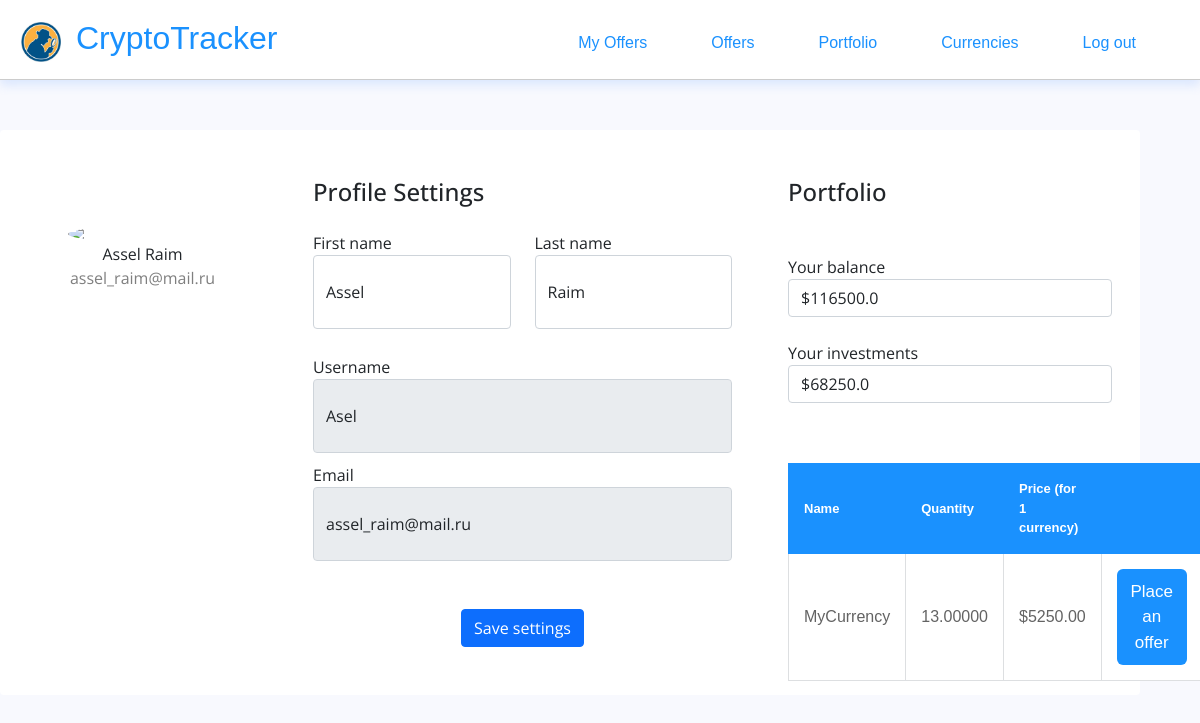
The app's page /user/profile/ (signed in), older data.
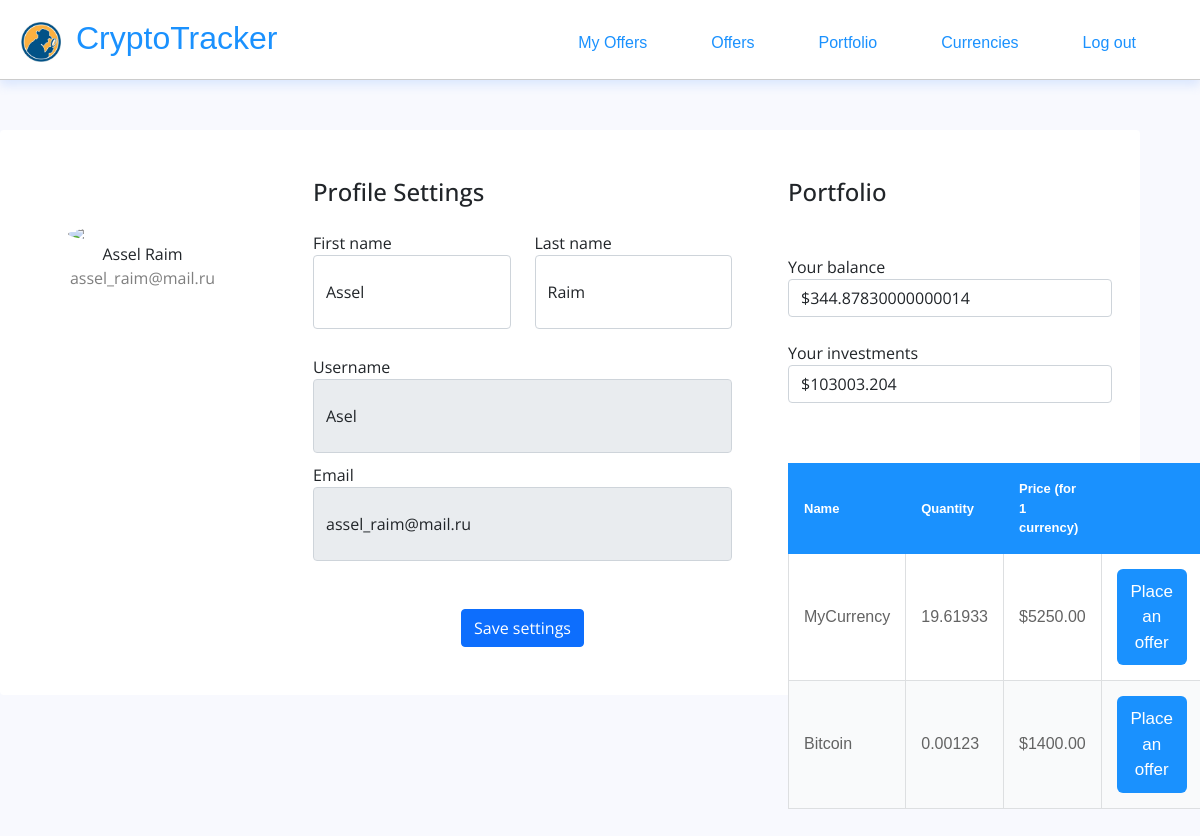
The same page, newer data.
### user/models.py (models this page shows, shortened)
class User(AbstractBaseUser, PermissionsMixin):
    email = models.EmailField(unique=True)
    username = models.CharField(max_length=30, unique=True)
    first_name = models.CharField(max_length=30)
    last_name = models.CharField(max_length=30)
    balance = models.FloatField(default=0)
    is_staff = models.BooleanField(default=False)
    is_active = models.BooleanField(default=True)
    USERNAME_FIELD = 'username'
    REQUIRED_FIELDS = ['first_name', 'last_name', 'email']
    objects = CustomUserManager()

### app/models.py (models this page shows, shortened)
class WalletElement(models.Model):
    currency = models.ForeignKey(to=Currency, on_delete=models.CASCADE,)
    quantity = models.FloatField(null=True)
    user = models.ForeignKey(to=User, on_delete=models.CASCADE,)
    def sum(self):
        return float(self.currency.price) * float(self.quantity)

class Currency(models.Model):
    cmc_rank = models.BigIntegerField(null=True)
    name = models.CharField(null=True, max_length=100)
    symbol = models.CharField(null=True, max_length=100)
    image = models.ImageField(upload_to='currency', max_length=254, default='')
    price = models.DecimalField(max_digits=10, decimal_places=2)
    percent_change_24h = models.FloatField(max_length=10, null=True)
    percent_change_7d = models.FloatField(max_length=10, null=True)
    volume_24h = models.FloatField(max_length=10, null=True)
    market_cap = models.FloatField(max_length=10, null=True)
    description = models.TextField(blank=True)

### user/views.py (the view)
# urls.py: path('profile/', views.profile, name='profile'),
@login_required
def profile(request):
    if request.method == 'POST':
        form = UserProfileForm(instance=request.user, data=request.POST, files=request.FILES)
        if form.is_valid():
            form.save()
            return HttpResponseRedirect(reverse('user:profile'))
    else:
        user = request.user
        userInfo = User.objects.get(id=user.id)
        investments = WalletElement.objects.filter(user=user)
        investments_sum = 0
        for i in investments:
            investments_sum += i.sum()
        investments_sum = round(investments_sum, 3)
        form = UserProfileForm(instance=request.user)
    context = {'form': form, 'userInfo': userInfo, 'investments': investments, 'sum': investments_sum}
    return render(request, 'profile.html', context)

### user/forms.py
class UserProfileForm(UserChangeForm):
    first_name = forms.CharField(widget=forms.TextInput(attrs={
        'class' : 'form-control py-4'
    }))
    last_name = forms.CharField(widget=forms.TextInput(attrs={
        'class' : 'form-control py-4',
    }))
    username = forms.CharField(widget=forms.TextInput(attrs={
        'class' : 'form-control py-4', 'readonly': True
    }))
    email = forms.EmailField(widget=forms.EmailInput(attrs={
        'class' : 'form-control py-4', 'readonly': True
    }))
    class Meta:
        model = User
        fields = ('first_name', 'last_name', 'username', 'email')

### user/templates/profile.html (shortened to what the changed rows need)
{% load static %}
<!DOCTYPE html>
<html lang="en">
<head>
    <link rel="stylesheet" href="https://cdn.jsdelivr.net/npm/bootstrap@5.0.0-alpha1/dist/css/bootstrap.min.css">
    <link rel="stylesheet" href="{% static 'css/header.css' %}">
    <link rel="stylesheet" href="{% static 'css/profile.css' %}">
</head>
<body>
    <header class="site-header">
        <div class="site-identity">
            <h1><a href="/">CryptoTracker</a></h1>
        </div>
    </header>
    <div class="container rounded bg-white mt-5 mb-5">
        <div class="row">
            <div class="prof col-md-3 border-right">
                <div class="d-flex flex-column align-items-center text-center py-5"><img class="rounded-circle mt-5" width="150px" src="https://st3.depositphotos.com/15648834/17930/v/600/depositphotos_179308454-stock-illustration-unknown-person-silhouette-glasses-profile.jpg"><span class="font-weight-bold">{{ userInfo.first_name }} {{ userInfo.last_name }}</span><span class="text-black-50">{{ userInfo.email }}</span></div>
            </div>
            <div class="col-md-5 border-right">
                <div class="p-3 py-5">
                    <form action="{% url 'user:profile' %}" method="post">
                        <div class="row mt-2">
                            <div class="col-md-6"><label class="labels" for="form.first_name.id_for_labele">First name</label>
                                {{ form.first_name }}
                            </div>
                            <div class="col-md-6"><label class="labels" for="form.last_name.id_for_label">Last name</label>
                                {{ form.last_name }}
                            </div>
                        </div>
                        <div class="row mt-3">
                            <div class="col-md-12" style="margin-top: 10px;"><label class="labels" for="form.username.id_for_label">Username</label>
                            {{ form.username }}
                            </div>
                            <div class="col-md-12" style="margin-top: 10px;"><label class="labels" for="form.email.id_for_label">Email</label>
                            {{ form.email }}
                            </div>
                        </div>
                    </form>
                </div>
            </div>
            <div class="col-md-4">
                <div class="p-3 py-5">
                    <br>
                    <div class="col-md-12"><label class="labels">Your balance</label><div class="form-control">${{ userInfo.balance }}</div></div> <br>
                    <div class="col-md-12"><label class="labels">Your investments</label><div class="form-control">${{ sum }}</div></div>
                    {% if investments %}
                        <table>
                            <thead>
                                <tr>
                                    <td>Name</td>
                                    <td>Quantity</td>
                                    <td>Price (for 1 currency)</td>
                                    <td></td>
                                </tr>
                            </thead>
                            <tbody>
                            {% for i in investments %}
                                <tr>
                                    <td>{{ i.currency.name }}</td>
                                    <td>{{ i.quantity|floatformat:5 }}</td>
                                    <td>${{ i.currency.price }}</td>
                                    <td><button class="first" onclick="openPoll({{ i.id }}, '{{ i.currency.name }}', {{ i.quantity }}, {{ i.currency.price }})">
                                    Place an offer
                                    </button></td>
                                </tr>
                            {% endfor %}
                            </tbody>
                        </table>
                    {% else %}
                        <h4 style="margin-top: 10px;">Your wallet is empty...</h4>
                    {% endif%}
                </div>
            </div>
        </div>
    </div>
</body>
</html>

Row changes from the older to the newer data that the page shows:
changed User "Assel": balance "116500.0" → "344.87830000000014"
changed WalletElement "MyCurrency": quantity "13.00000" → "19.61933"
added WalletElement: currency.name "Bitcoin", quantity "0.00123", currency.price "1400.00"
Text that changed along with them:
{{ sum }}: "68250.0" → "103003.204"
